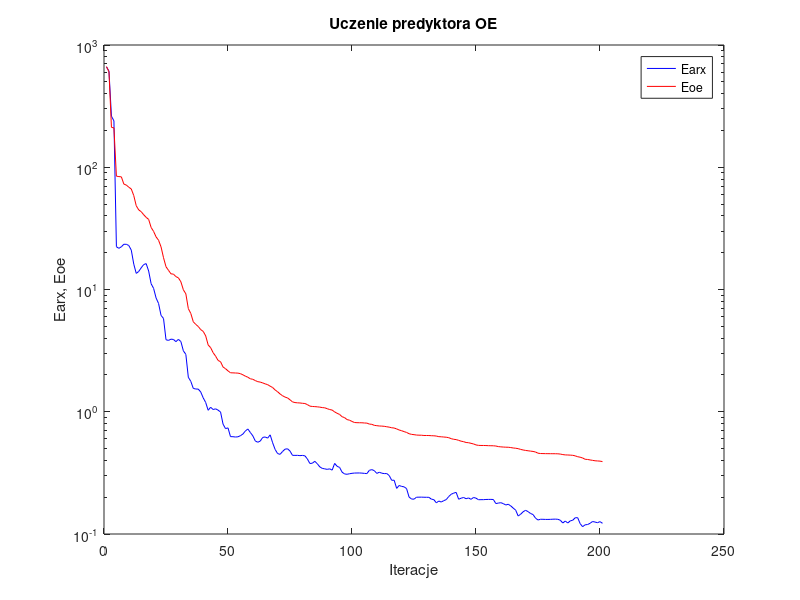
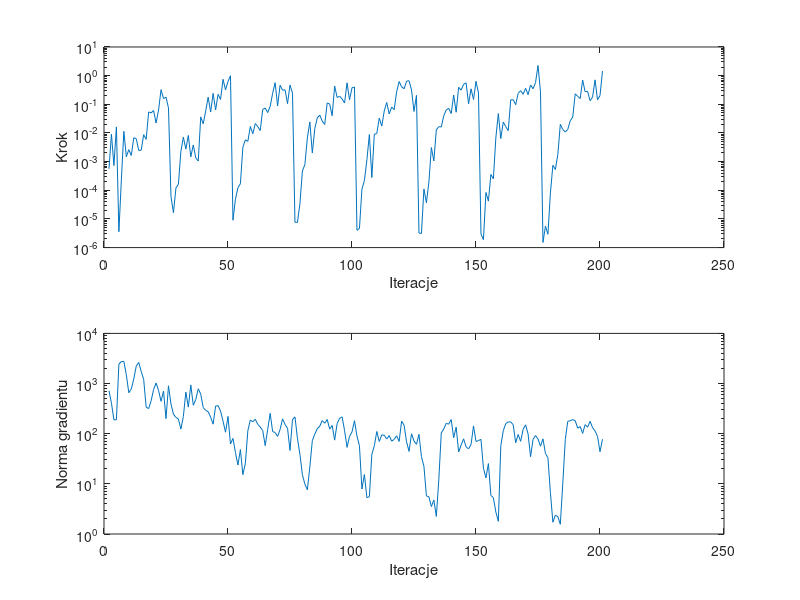

The MATLAB script that drew these images, in order:
%uczenie predyktora oe
clear all;
n=0; farx(n+1)=6.620711e+002; foe(n+1)=6.662394e+002; wspucz(n+1)=0.000000e+000; ng(n+1)=0.000000e+000;
%odnowa zmiennej metryki
n=1; farx(n+1)=6.118291e+002; foe(n+1)=6.041251e+002; krok(n+1)=5.617933e-004; ng(n+1)=7.188152e+002;
n=2; farx(n+1)=2.613906e+002; foe(n+1)=2.120881e+002; krok(n+1)=9.128410e-003; ng(n+1)=4.052136e+002;
n=3; farx(n+1)=2.397180e+002; foe(n+1)=2.099472e+002; krok(n+1)=7.286945e-004; ng(n+1)=1.889872e+002;
n=4; farx(n+1)=2.238515e+001; foe(n+1)=8.454892e+001; krok(n+1)=1.627364e-002; ng(n+1)=1.899754e+002;
n=5; farx(n+1)=2.171639e+001; foe(n+1)=8.389027e+001; krok(n+1)=3.566522e-006; ng(n+1)=2.430697e+003;
n=6; farx(n+1)=2.235693e+001; foe(n+1)=8.346852e+001; krok(n+1)=2.311817e-004; ng(n+1)=2.748987e+003;
n=7; farx(n+1)=2.344275e+001; foe(n+1)=7.283660e+001; krok(n+1)=1.142218e-002; ng(n+1)=2.774043e+003;
n=8; farx(n+1)=2.342788e+001; foe(n+1)=7.149438e+001; krok(n+1)=1.486749e-003; ng(n+1)=1.501710e+003;
n=9; farx(n+1)=2.290363e+001; foe(n+1)=6.865252e+001; krok(n+1)=2.614439e-003; ng(n+1)=6.551612e+002;
n=10; farx(n+1)=2.100257e+001; foe(n+1)=6.642093e+001; krok(n+1)=1.635770e-003; ng(n+1)=7.793829e+002;
n=11; farx(n+1)=1.613147e+001; foe(n+1)=5.865870e+001; krok(n+1)=6.819101e-003; ng(n+1)=1.229917e+003;
n=12; farx(n+1)=1.354497e+001; foe(n+1)=4.842076e+001; krok(n+1)=6.319511e-003; ng(n+1)=2.224450e+003;
n=13; farx(n+1)=1.405088e+001; foe(n+1)=4.478675e+001; krok(n+1)=2.446921e-003; ng(n+1)=2.641612e+003;
n=14; farx(n+1)=1.505202e+001; foe(n+1)=4.329872e+001; krok(n+1)=2.511123e-003; ng(n+1)=1.742023e+003;
n=15; farx(n+1)=1.599076e+001; foe(n+1)=4.089472e+001; krok(n+1)=8.704305e-003; ng(n+1)=1.205570e+003;
n=16; farx(n+1)=1.628222e+001; foe(n+1)=3.890822e+001; krok(n+1)=5.967857e-003; ng(n+1)=3.395033e+002;
n=17; farx(n+1)=1.416734e+001; foe(n+1)=3.745865e+001; krok(n+1)=5.411858e-002; ng(n+1)=3.162911e+002;
n=18; farx(n+1)=1.115026e+001; foe(n+1)=3.217857e+001; krok(n+1)=5.005537e-002; ng(n+1)=4.545440e+002;
n=19; farx(n+1)=1.021027e+001; foe(n+1)=2.985077e+001; krok(n+1)=6.068378e-002; ng(n+1)=7.603378e+002;
n=20; farx(n+1)=8.527234e+000; foe(n+1)=2.694800e+001; krok(n+1)=2.223039e-002; ng(n+1)=1.027004e+003;
n=21; farx(n+1)=7.687052e+000; foe(n+1)=2.528441e+001; krok(n+1)=6.332029e-002; ng(n+1)=7.233755e+002;
n=22; farx(n+1)=6.141733e+000; foe(n+1)=2.232798e+001; krok(n+1)=3.240219e-001; ng(n+1)=4.422907e+002;
n=23; farx(n+1)=5.792112e+000; foe(n+1)=1.819516e+001; krok(n+1)=1.587379e-001; ng(n+1)=7.085763e+002;
n=24; farx(n+1)=3.882167e+000; foe(n+1)=1.535509e+001; krok(n+1)=1.775417e-001; ng(n+1)=1.994789e+002;
n=25; farx(n+1)=3.833909e+000; foe(n+1)=1.435448e+001; krok(n+1)=7.500305e-002; ng(n+1)=9.017613e+002;
%odnowa zmiennej metryki
n=26; farx(n+1)=3.925010e+000; foe(n+1)=1.343455e+001; krok(n+1)=6.140602e-005; ng(n+1)=3.919958e+002;
n=27; farx(n+1)=3.904107e+000; foe(n+1)=1.335540e+001; krok(n+1)=1.635753e-005; ng(n+1)=2.445580e+002;
n=28; farx(n+1)=3.746135e+000; foe(n+1)=1.274808e+001; krok(n+1)=1.204846e-004; ng(n+1)=2.115481e+002;
n=29; farx(n+1)=3.908846e+000; foe(n+1)=1.245558e+001; krok(n+1)=1.625548e-004; ng(n+1)=1.961668e+002;
n=30; farx(n+1)=3.752494e+000; foe(n+1)=1.156151e+001; krok(n+1)=2.289978e-003; ng(n+1)=1.236330e+002;
n=31; farx(n+1)=3.150638e+000; foe(n+1)=9.944176e+000; krok(n+1)=7.119007e-003; ng(n+1)=2.205162e+002;
n=32; farx(n+1)=2.948281e+000; foe(n+1)=9.216849e+000; krok(n+1)=2.739044e-003; ng(n+1)=6.760886e+002;
n=33; farx(n+1)=1.914925e+000; foe(n+1)=6.976389e+000; krok(n+1)=8.202462e-003; ng(n+1)=3.389248e+002;
n=34; farx(n+1)=1.772624e+000; foe(n+1)=6.367907e+000; krok(n+1)=1.464637e-003; ng(n+1)=9.381721e+002;
n=35; farx(n+1)=1.552523e+000; foe(n+1)=5.446626e+000; krok(n+1)=3.816075e-003; ng(n+1)=3.692559e+002;
n=36; farx(n+1)=1.534605e+000; foe(n+1)=5.182190e+000; krok(n+1)=1.361446e-003; ng(n+1)=4.790354e+002;
n=37; farx(n+1)=1.532447e+000; foe(n+1)=4.984009e+000; krok(n+1)=1.043660e-003; ng(n+1)=7.877290e+002;
n=38; farx(n+1)=1.451048e+000; foe(n+1)=4.695298e+000; krok(n+1)=3.633140e-002; ng(n+1)=6.143461e+002;
n=39; farx(n+1)=1.300129e+000; foe(n+1)=4.544807e+000; krok(n+1)=2.093303e-002; ng(n+1)=3.328155e+002;
n=40; farx(n+1)=1.190584e+000; foe(n+1)=4.175783e+000; krok(n+1)=5.753341e-002; ng(n+1)=2.915347e+002;
n=41; farx(n+1)=1.028050e+000; foe(n+1)=3.519971e+000; krok(n+1)=1.778431e-001; ng(n+1)=2.744767e+002;
n=42; farx(n+1)=1.088240e+000; foe(n+1)=3.344353e+000; krok(n+1)=5.360061e-002; ng(n+1)=2.139977e+002;
n=43; farx(n+1)=1.043341e+000; foe(n+1)=3.042222e+000; krok(n+1)=2.421476e-001; ng(n+1)=1.550597e+002;
n=44; farx(n+1)=1.056338e+000; foe(n+1)=2.849509e+000; krok(n+1)=6.384007e-002; ng(n+1)=3.564555e+002;
n=45; farx(n+1)=1.031162e+000; foe(n+1)=2.630035e+000; krok(n+1)=2.230542e-001; ng(n+1)=3.617061e+002;
n=46; farx(n+1)=9.946581e-001; foe(n+1)=2.564763e+000; krok(n+1)=1.475580e-001; ng(n+1)=2.838817e+002;
n=47; farx(n+1)=7.920113e-001; foe(n+1)=2.323107e+000; krok(n+1)=7.461831e-001; ng(n+1)=1.773220e+002;
n=48; farx(n+1)=7.282912e-001; foe(n+1)=2.250174e+000; krok(n+1)=3.200292e-001; ng(n+1)=1.070135e+002;
n=49; farx(n+1)=7.379650e-001; foe(n+1)=2.159931e+000; krok(n+1)=6.293018e-001; ng(n+1)=2.207051e+002;
n=50; farx(n+1)=6.259608e-001; foe(n+1)=2.083959e+000; krok(n+1)=9.943696e-001; ng(n+1)=6.244655e+001;
%odnowa zmiennej metryki
n=51; farx(n+1)=6.251036e-001; foe(n+1)=2.080275e+000; krok(n+1)=9.024321e-006; ng(n+1)=8.053317e+001;
n=52; farx(n+1)=6.212963e-001; foe(n+1)=2.075105e+000; krok(n+1)=4.886623e-005; ng(n+1)=4.223309e+001;
n=53; farx(n+1)=6.238200e-001; foe(n+1)=2.070595e+000; krok(n+1)=1.239407e-004; ng(n+1)=2.369716e+001;
n=54; farx(n+1)=6.368600e-001; foe(n+1)=2.049434e+000; krok(n+1)=1.691914e-004; ng(n+1)=4.823713e+001;
n=55; farx(n+1)=6.569994e-001; foe(n+1)=2.006055e+000; krok(n+1)=3.187345e-003; ng(n+1)=1.527523e+001;
n=56; farx(n+1)=6.957921e-001; foe(n+1)=1.955266e+000; krok(n+1)=5.767896e-003; ng(n+1)=2.573249e+001;
n=57; farx(n+1)=7.228166e-001; foe(n+1)=1.916147e+000; krok(n+1)=5.087256e-003; ng(n+1)=1.150694e+002;
n=58; farx(n+1)=6.768871e-001; foe(n+1)=1.860148e+000; krok(n+1)=1.672063e-002; ng(n+1)=1.874921e+002;
n=59; farx(n+1)=6.357511e-001; foe(n+1)=1.843345e+000; krok(n+1)=9.405190e-003; ng(n+1)=1.732390e+002;
n=60; farx(n+1)=5.769411e-001; foe(n+1)=1.799452e+000; krok(n+1)=2.138537e-002; ng(n+1)=1.941624e+002;
n=61; farx(n+1)=5.630983e-001; foe(n+1)=1.762728e+000; krok(n+1)=1.660195e-002; ng(n+1)=1.536429e+002;
n=62; farx(n+1)=5.755168e-001; foe(n+1)=1.748376e+000; krok(n+1)=1.220118e-002; ng(n+1)=1.357784e+002;
n=63; farx(n+1)=6.167074e-001; foe(n+1)=1.720947e+000; krok(n+1)=6.601690e-002; ng(n+1)=1.155842e+002;
n=64; farx(n+1)=6.218988e-001; foe(n+1)=1.691107e+000; krok(n+1)=7.413078e-002; ng(n+1)=5.782091e+001;
n=65; farx(n+1)=6.084805e-001; foe(n+1)=1.665506e+000; krok(n+1)=5.138140e-002; ng(n+1)=1.216535e+002;
n=66; farx(n+1)=6.473500e-001; foe(n+1)=1.618306e+000; krok(n+1)=8.452076e-002; ng(n+1)=2.547038e+002;
n=67; farx(n+1)=5.573288e-001; foe(n+1)=1.578514e+000; krok(n+1)=2.418297e-001; ng(n+1)=1.104469e+002;
n=68; farx(n+1)=4.916531e-001; foe(n+1)=1.508367e+000; krok(n+1)=5.692710e-001; ng(n+1)=1.056629e+002;
n=69; farx(n+1)=4.550403e-001; foe(n+1)=1.457147e+000; krok(n+1)=8.776600e-002; ng(n+1)=8.816310e+001;
n=70; farx(n+1)=4.484885e-001; foe(n+1)=1.398097e+000; krok(n+1)=4.635137e-001; ng(n+1)=1.213755e+002;
n=71; farx(n+1)=4.731463e-001; foe(n+1)=1.351824e+000; krok(n+1)=3.119600e-001; ng(n+1)=1.972656e+002;
n=72; farx(n+1)=4.941781e-001; foe(n+1)=1.318245e+000; krok(n+1)=3.200292e-001; ng(n+1)=1.527594e+002;
n=73; farx(n+1)=4.979420e-001; foe(n+1)=1.297604e+000; krok(n+1)=1.057059e-001; ng(n+1)=1.286392e+002;
n=74; farx(n+1)=4.767674e-001; foe(n+1)=1.252957e+000; krok(n+1)=4.714530e-001; ng(n+1)=4.638954e+001;
n=75; farx(n+1)=4.401157e-001; foe(n+1)=1.204553e+000; krok(n+1)=2.457675e-001; ng(n+1)=1.902856e+002;
%odnowa zmiennej metryki
n=76; farx(n+1)=4.396071e-001; foe(n+1)=1.188889e+000; krok(n+1)=7.626235e-006; ng(n+1)=2.164159e+002;
n=77; farx(n+1)=4.399730e-001; foe(n+1)=1.183173e+000; krok(n+1)=7.575850e-006; ng(n+1)=8.101571e+001;
n=78; farx(n+1)=4.375766e-001; foe(n+1)=1.180085e+000; krok(n+1)=3.418410e-005; ng(n+1)=3.895028e+001;
n=79; farx(n+1)=4.393117e-001; foe(n+1)=1.172819e+000; krok(n+1)=4.723973e-004; ng(n+1)=1.519259e+001;
n=80; farx(n+1)=4.362100e-001; foe(n+1)=1.168103e+000; krok(n+1)=7.899388e-004; ng(n+1)=9.857937e+000;
n=81; farx(n+1)=4.112508e-001; foe(n+1)=1.144566e+000; krok(n+1)=6.718810e-003; ng(n+1)=7.615305e+000;
n=82; farx(n+1)=3.776181e-001; foe(n+1)=1.111719e+000; krok(n+1)=2.432476e-002; ng(n+1)=2.177835e+001;
n=83; farx(n+1)=3.792219e-001; foe(n+1)=1.104858e+000; krok(n+1)=1.995464e-003; ng(n+1)=7.251042e+001;
n=84; farx(n+1)=3.932820e-001; foe(n+1)=1.101462e+000; krok(n+1)=1.428969e-002; ng(n+1)=9.849764e+001;
n=85; farx(n+1)=3.757648e-001; foe(n+1)=1.097196e+000; krok(n+1)=3.366323e-002; ng(n+1)=1.253441e+002;
n=86; farx(n+1)=3.542366e-001; foe(n+1)=1.091045e+000; krok(n+1)=4.194258e-002; ng(n+1)=1.413548e+002;
n=87; farx(n+1)=3.442170e-001; foe(n+1)=1.081748e+000; krok(n+1)=2.598758e-002; ng(n+1)=1.824145e+002;
n=88; farx(n+1)=3.411392e-001; foe(n+1)=1.077284e+000; krok(n+1)=1.974372e-002; ng(n+1)=1.617074e+002;
n=89; farx(n+1)=3.378924e-001; foe(n+1)=1.059452e+000; krok(n+1)=1.112197e-001; ng(n+1)=1.919549e+002;
n=90; farx(n+1)=3.412586e-001; foe(n+1)=1.042590e+000; krok(n+1)=1.019950e-001; ng(n+1)=1.234415e+002;
n=91; farx(n+1)=3.329880e-001; foe(n+1)=1.032311e+000; krok(n+1)=4.000365e-002; ng(n+1)=1.455986e+002;
n=92; farx(n+1)=3.781055e-001; foe(n+1)=9.968720e-001; krok(n+1)=4.339732e-001; ng(n+1)=7.442146e+001;
n=93; farx(n+1)=3.577946e-001; foe(n+1)=9.713009e-001; krok(n+1)=1.732520e-001; ng(n+1)=1.594802e+002;
n=94; farx(n+1)=3.504379e-001; foe(n+1)=9.505579e-001; krok(n+1)=1.913888e-001; ng(n+1)=2.029341e+002;
n=95; farx(n+1)=3.206313e-001; foe(n+1)=9.106981e-001; krok(n+1)=1.545805e-001; ng(n+1)=2.167553e+002;
n=96; farx(n+1)=3.100128e-001; foe(n+1)=8.957347e-001; krok(n+1)=1.111619e-001; ng(n+1)=1.160422e+002;
n=97; farx(n+1)=3.079888e-001; foe(n+1)=8.628477e-001; krok(n+1)=5.600723e-001; ng(n+1)=5.346491e+001;
n=98; farx(n+1)=3.111056e-001; foe(n+1)=8.530192e-001; krok(n+1)=1.441658e-001; ng(n+1)=8.822196e+001;
n=99; farx(n+1)=3.136058e-001; foe(n+1)=8.330870e-001; krok(n+1)=3.768236e-001; ng(n+1)=1.083285e+002;
n=100; farx(n+1)=3.151983e-001; foe(n+1)=8.166805e-001; krok(n+1)=4.014974e-001; ng(n+1)=1.819346e+002;
%odnowa zmiennej metryki
n=101; farx(n+1)=3.155385e-001; foe(n+1)=8.138619e-001; krok(n+1)=4.010430e-006; ng(n+1)=8.948702e+001;
n=102; farx(n+1)=3.157145e-001; foe(n+1)=8.131436e-001; krok(n+1)=4.654987e-006; ng(n+1)=5.769745e+001;
n=103; farx(n+1)=3.148431e-001; foe(n+1)=8.126098e-001; krok(n+1)=1.098323e-004; ng(n+1)=7.908916e+000;
n=104; farx(n+1)=3.133333e-001; foe(n+1)=8.092469e-001; krok(n+1)=2.178264e-004; ng(n+1)=1.539801e+001;
n=105; farx(n+1)=3.119826e-001; foe(n+1)=8.075111e-001; krok(n+1)=1.144744e-003; ng(n+1)=5.321104e+000;
n=106; farx(n+1)=3.319065e-001; foe(n+1)=7.928816e-001; krok(n+1)=8.799720e-003; ng(n+1)=5.536199e+000;
n=107; farx(n+1)=3.361907e-001; foe(n+1)=7.891522e-001; krok(n+1)=2.790064e-004; ng(n+1)=3.888055e+001;
n=108; farx(n+1)=3.296846e-001; foe(n+1)=7.740128e-001; krok(n+1)=9.082851e-003; ng(n+1)=5.746331e+001;
n=109; farx(n+1)=3.130978e-001; foe(n+1)=7.693224e-001; krok(n+1)=9.513276e-003; ng(n+1)=1.108849e+002;
n=110; farx(n+1)=3.201458e-001; foe(n+1)=7.648727e-001; krok(n+1)=3.320390e-002; ng(n+1)=6.987266e+001;
n=111; farx(n+1)=3.144248e-001; foe(n+1)=7.632467e-001; krok(n+1)=1.740861e-002; ng(n+1)=9.469625e+001;
n=112; farx(n+1)=3.119582e-001; foe(n+1)=7.601710e-001; krok(n+1)=5.857529e-002; ng(n+1)=9.327860e+001;
n=113; farx(n+1)=3.122960e-001; foe(n+1)=7.538810e-001; krok(n+1)=1.158784e-001; ng(n+1)=7.829569e+001;
n=114; farx(n+1)=3.008988e-001; foe(n+1)=7.483689e-001; krok(n+1)=4.616585e-002; ng(n+1)=9.180317e+001;
n=115; farx(n+1)=2.751197e-001; foe(n+1)=7.396367e-001; krok(n+1)=8.044705e-002; ng(n+1)=7.107271e+001;
n=116; farx(n+1)=2.754274e-001; foe(n+1)=7.362139e-001; krok(n+1)=6.482479e-002; ng(n+1)=7.720261e+001;
n=117; farx(n+1)=2.362066e-001; foe(n+1)=7.236335e-001; krok(n+1)=2.730638e-001; ng(n+1)=9.089485e+001;
n=118; farx(n+1)=2.494018e-001; foe(n+1)=7.095998e-001; krok(n+1)=6.236064e-001; ng(n+1)=7.015049e+001;
n=119; farx(n+1)=2.451442e-001; foe(n+1)=6.995775e-001; krok(n+1)=4.090511e-001; ng(n+1)=1.775634e+002;
n=120; farx(n+1)=2.431317e-001; foe(n+1)=6.881135e-001; krok(n+1)=3.477470e-001; ng(n+1)=1.480069e+002;
n=121; farx(n+1)=2.352662e-001; foe(n+1)=6.773690e-001; krok(n+1)=6.400584e-001; ng(n+1)=6.909581e+001;
n=122; farx(n+1)=2.007930e-001; foe(n+1)=6.614915e-001; krok(n+1)=6.653319e-001; ng(n+1)=4.437277e+001;
n=123; farx(n+1)=1.932377e-001; foe(n+1)=6.532875e-001; krok(n+1)=3.155149e-001; ng(n+1)=9.964068e+001;
n=124; farx(n+1)=1.927585e-001; foe(n+1)=6.495212e-001; krok(n+1)=5.625683e-002; ng(n+1)=7.177996e+001;
n=125; farx(n+1)=1.999164e-001; foe(n+1)=6.448208e-001; krok(n+1)=2.048291e-001; ng(n+1)=6.137715e+001;
%odnowa zmiennej metryki
n=126; farx(n+1)=2.001329e-001; foe(n+1)=6.431981e-001; krok(n+1)=3.219719e-006; ng(n+1)=9.699627e+001;
n=127; farx(n+1)=2.002452e-001; foe(n+1)=6.428400e-001; krok(n+1)=3.116536e-006; ng(n+1)=3.490515e+001;
n=128; farx(n+1)=1.998468e-001; foe(n+1)=6.395298e-001; krok(n+1)=1.107642e-004; ng(n+1)=2.246892e+001;
n=129; farx(n+1)=1.996922e-001; foe(n+1)=6.394661e-001; krok(n+1)=3.669396e-005; ng(n+1)=5.748751e+000;
n=130; farx(n+1)=1.995678e-001; foe(n+1)=6.390460e-001; krok(n+1)=1.906434e-004; ng(n+1)=5.523288e+000;
n=131; farx(n+1)=1.928135e-001; foe(n+1)=6.369569e-001; krok(n+1)=3.096185e-003; ng(n+1)=3.526232e+000;
n=132; farx(n+1)=1.910759e-001; foe(n+1)=6.358510e-001; krok(n+1)=1.055436e-003; ng(n+1)=4.762941e+000;
n=133; farx(n+1)=1.799098e-001; foe(n+1)=6.328057e-001; krok(n+1)=1.290032e-002; ng(n+1)=2.240287e+000;
n=134; farx(n+1)=1.860452e-001; foe(n+1)=6.256794e-001; krok(n+1)=1.660195e-002; ng(n+1)=1.206332e+001;
n=135; farx(n+1)=1.826457e-001; foe(n+1)=6.240569e-001; krok(n+1)=1.619185e-002; ng(n+1)=1.039374e+002;
n=136; farx(n+1)=1.873997e-001; foe(n+1)=6.211931e-001; krok(n+1)=4.002904e-002; ng(n+1)=1.244365e+002;
n=137; farx(n+1)=1.911080e-001; foe(n+1)=6.189226e-001; krok(n+1)=6.306675e-002; ng(n+1)=1.613381e+002;
n=138; farx(n+1)=2.026015e-001; foe(n+1)=6.134704e-001; krok(n+1)=7.215303e-002; ng(n+1)=1.549192e+002;
n=139; farx(n+1)=2.114180e-001; foe(n+1)=6.024529e-001; krok(n+1)=4.757597e-002; ng(n+1)=1.912181e+002;
n=140; farx(n+1)=2.160005e-001; foe(n+1)=5.952097e-001; krok(n+1)=2.103304e-001; ng(n+1)=8.323957e+001;
n=141; farx(n+1)=2.190290e-001; foe(n+1)=5.921395e-001; krok(n+1)=5.286105e-002; ng(n+1)=1.352874e+002;
n=142; farx(n+1)=1.925247e-001; foe(n+1)=5.835233e-001; krok(n+1)=3.923690e-001; ng(n+1)=4.314326e+001;
n=143; farx(n+1)=1.962997e-001; foe(n+1)=5.745308e-001; krok(n+1)=3.114411e-001; ng(n+1)=5.957426e+001;
n=144; farx(n+1)=1.989363e-001; foe(n+1)=5.692179e-001; krok(n+1)=4.980566e-001; ng(n+1)=7.890187e+001;
n=145; farx(n+1)=1.943637e-001; foe(n+1)=5.604105e-001; krok(n+1)=5.642809e-001; ng(n+1)=5.470083e+001;
n=146; farx(n+1)=1.972664e-001; foe(n+1)=5.582301e-001; krok(n+1)=1.044603e-001; ng(n+1)=4.991657e+001;
n=147; farx(n+1)=1.921181e-001; foe(n+1)=5.515596e-001; krok(n+1)=3.465039e-001; ng(n+1)=6.079927e+001;
n=148; farx(n+1)=1.989975e-001; foe(n+1)=5.453325e-001; krok(n+1)=1.474115e-001; ng(n+1)=1.431020e+002;
n=149; farx(n+1)=1.964117e-001; foe(n+1)=5.353220e-001; krok(n+1)=6.367965e-001; ng(n+1)=6.986487e+001;
n=150; farx(n+1)=1.907295e-001; foe(n+1)=5.309538e-001; krok(n+1)=2.482455e-001; ng(n+1)=7.306818e+001;
%odnowa zmiennej metryki
n=151; farx(n+1)=1.909509e-001; foe(n+1)=5.299224e-001; krok(n+1)=2.991239e-006; ng(n+1)=7.694346e+001;
n=152; farx(n+1)=1.909745e-001; foe(n+1)=5.298672e-001; krok(n+1)=1.896309e-006; ng(n+1)=2.050998e+001;
n=153; farx(n+1)=1.916217e-001; foe(n+1)=5.291311e-001; krok(n+1)=8.368590e-005; ng(n+1)=1.311513e+001;
n=154; farx(n+1)=1.918342e-001; foe(n+1)=5.278459e-001; krok(n+1)=4.194015e-005; ng(n+1)=2.537793e+001;
n=155; farx(n+1)=1.919551e-001; foe(n+1)=5.272617e-001; krok(n+1)=3.551278e-004; ng(n+1)=5.860621e+000;
n=156; farx(n+1)=1.914971e-001; foe(n+1)=5.268411e-001; krok(n+1)=2.516773e-004; ng(n+1)=5.311957e+000;
n=157; farx(n+1)=1.774501e-001; foe(n+1)=5.244795e-001; krok(n+1)=6.776891e-003; ng(n+1)=2.752671e+000;
n=158; farx(n+1)=1.790263e-001; foe(n+1)=5.188456e-001; krok(n+1)=4.756755e-002; ng(n+1)=1.789588e+000;
n=159; farx(n+1)=1.803424e-001; foe(n+1)=5.163291e-001; krok(n+1)=6.353015e-003; ng(n+1)=5.739122e+001;
n=160; farx(n+1)=1.772758e-001; foe(n+1)=5.144205e-001; krok(n+1)=2.409244e-002; ng(n+1)=1.144949e+002;
n=161; farx(n+1)=1.726977e-001; foe(n+1)=5.130250e-001; krok(n+1)=1.660195e-002; ng(n+1)=1.585802e+002;
n=162; farx(n+1)=1.751420e-001; foe(n+1)=5.124557e-001; krok(n+1)=1.208515e-002; ng(n+1)=1.716200e+002;
n=163; farx(n+1)=1.698468e-001; foe(n+1)=5.095542e-001; krok(n+1)=1.434696e-001; ng(n+1)=1.716308e+002;
n=164; farx(n+1)=1.629812e-001; foe(n+1)=5.054949e-001; krok(n+1)=1.447238e-001; ng(n+1)=1.508127e+002;
n=165; farx(n+1)=1.565884e-001; foe(n+1)=5.029211e-001; krok(n+1)=9.704432e-002; ng(n+1)=6.604709e+001;
n=166; farx(n+1)=1.403712e-001; foe(n+1)=4.992073e-001; krok(n+1)=2.409855e-001; ng(n+1)=9.653598e+001;
n=167; farx(n+1)=1.450856e-001; foe(n+1)=4.919417e-001; krok(n+1)=2.987477e-001; ng(n+1)=7.051353e+001;
n=168; farx(n+1)=1.520540e-001; foe(n+1)=4.869012e-001; krok(n+1)=2.239477e-001; ng(n+1)=1.222865e+002;
n=169; farx(n+1)=1.562473e-001; foe(n+1)=4.824912e-001; krok(n+1)=3.607908e-001; ng(n+1)=1.502689e+002;
n=170; farx(n+1)=1.523911e-001; foe(n+1)=4.796028e-001; krok(n+1)=2.176076e-001; ng(n+1)=9.837640e+001;
n=171; farx(n+1)=1.471168e-001; foe(n+1)=4.763997e-001; krok(n+1)=4.726961e-001; ng(n+1)=3.470636e+001;
n=172; farx(n+1)=1.442994e-001; foe(n+1)=4.736468e-001; krok(n+1)=3.485301e-001; ng(n+1)=7.721520e+001;
n=173; farx(n+1)=1.347644e-001; foe(n+1)=4.683119e-001; krok(n+1)=5.692710e-001; ng(n+1)=9.173582e+001;
n=174; farx(n+1)=1.301525e-001; foe(n+1)=4.581951e-001; krok(n+1)=2.254461e+000; ng(n+1)=7.847719e+001;
n=175; farx(n+1)=1.320242e-001; foe(n+1)=4.553896e-001; krok(n+1)=2.760258e-001; ng(n+1)=5.627487e+001;
%odnowa zmiennej metryki
n=176; farx(n+1)=1.319152e-001; foe(n+1)=4.548620e-001; krok(n+1)=1.510406e-006; ng(n+1)=7.896733e+001;
n=177; farx(n+1)=1.316419e-001; foe(n+1)=4.542692e-001; krok(n+1)=5.607521e-006; ng(n+1)=4.035827e+001;
n=178; farx(n+1)=1.316064e-001; foe(n+1)=4.540884e-001; krok(n+1)=2.917199e-006; ng(n+1)=3.318300e+001;
n=179; farx(n+1)=1.317710e-001; foe(n+1)=4.538444e-001; krok(n+1)=8.083878e-005; ng(n+1)=6.684260e+000;
n=180; farx(n+1)=1.321811e-001; foe(n+1)=4.536906e-001; krok(n+1)=7.459007e-004; ng(n+1)=1.716516e+000;
n=181; farx(n+1)=1.323192e-001; foe(n+1)=4.535227e-001; krok(n+1)=5.292541e-004; ng(n+1)=2.377156e+000;
n=182; farx(n+1)=1.319658e-001; foe(n+1)=4.529479e-001; krok(n+1)=1.790920e-003; ng(n+1)=2.214369e+000;
n=183; farx(n+1)=1.295740e-001; foe(n+1)=4.506760e-001; krok(n+1)=2.008899e-002; ng(n+1)=1.562942e+000;
n=184; farx(n+1)=1.230417e-001; foe(n+1)=4.464573e-001; krok(n+1)=1.314565e-002; ng(n+1)=1.029023e+001;
n=185; farx(n+1)=1.276668e-001; foe(n+1)=4.436136e-001; krok(n+1)=1.080144e-002; ng(n+1)=7.697139e+001;
n=186; farx(n+1)=1.230042e-001; foe(n+1)=4.429455e-001; krok(n+1)=1.321526e-002; ng(n+1)=1.762625e+002;
n=187; farx(n+1)=1.280674e-001; foe(n+1)=4.418081e-001; krok(n+1)=2.667694e-002; ng(n+1)=1.814475e+002;
n=188; farx(n+1)=1.295647e-001; foe(n+1)=4.402393e-001; krok(n+1)=3.571281e-002; ng(n+1)=1.914421e+002;
n=189; farx(n+1)=1.358275e-001; foe(n+1)=4.358183e-001; krok(n+1)=2.320583e-001; ng(n+1)=1.818638e+002;
n=190; farx(n+1)=1.359548e-001; foe(n+1)=4.288098e-001; krok(n+1)=1.902702e-001; ng(n+1)=1.290700e+002;
n=191; farx(n+1)=1.214698e-001; foe(n+1)=4.248213e-001; krok(n+1)=1.584655e-001; ng(n+1)=1.387573e+002;
n=192; farx(n+1)=1.148061e-001; foe(n+1)=4.186328e-001; krok(n+1)=7.021280e-001; ng(n+1)=1.013264e+002;
n=193; farx(n+1)=1.189140e-001; foe(n+1)=4.085827e-001; krok(n+1)=2.745822e-001; ng(n+1)=1.517133e+002;
n=194; farx(n+1)=1.195355e-001; foe(n+1)=4.070363e-001; krok(n+1)=2.840119e-001; ng(n+1)=1.350203e+002;
n=195; farx(n+1)=1.223608e-001; foe(n+1)=4.035312e-001; krok(n+1)=1.328156e-001; ng(n+1)=1.765240e+002;
n=196; farx(n+1)=1.265207e-001; foe(n+1)=4.003971e-001; krok(n+1)=1.775417e-001; ng(n+1)=1.317835e+002;
n=197; farx(n+1)=1.252694e-001; foe(n+1)=3.972227e-001; krok(n+1)=7.113726e-001; ng(n+1)=1.134203e+002;
n=198; farx(n+1)=1.237181e-001; foe(n+1)=3.958662e-001; krok(n+1)=1.434123e-001; ng(n+1)=8.844951e+001;
n=199; farx(n+1)=1.262663e-001; foe(n+1)=3.946043e-001; krok(n+1)=2.016994e-001; ng(n+1)=4.375238e+001;
n=200; farx(n+1)=1.223211e-001; foe(n+1)=3.909988e-001; krok(n+1)=1.454604e+000; ng(n+1)=7.747386e+001;

figure; semilogy(farx,'b'); hold on; semilogy(foe,'r'); xlabel('Iteracje'); ylabel('Earx, Eoe'); legend('Earx','Eoe'); title('Uczenie predyktora OE');
figure; subplot(2,1,1); semilogy(krok); xlabel('Iteracje'); ylabel('Krok');
subplot(2,1,2); semilogy(ng); xlabel('Iteracje'); ylabel('Norma gradientu');
Earx=farx(n+1)
Eoe=foe(n+1)
